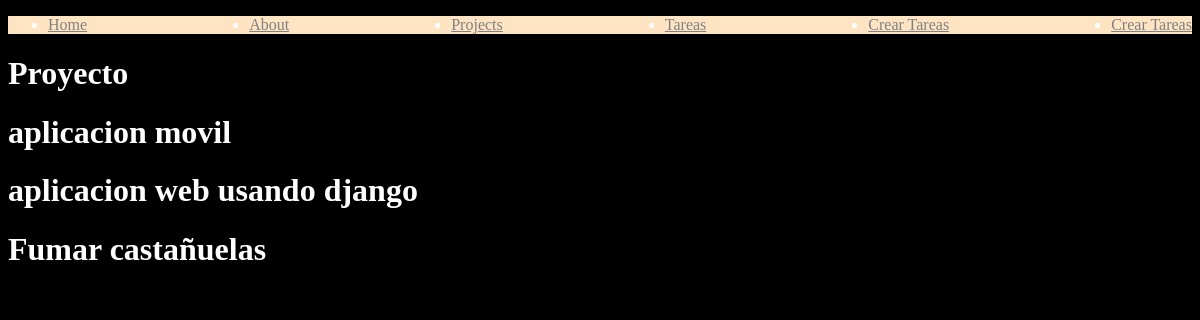
Before: /projecto/ with the older database file.
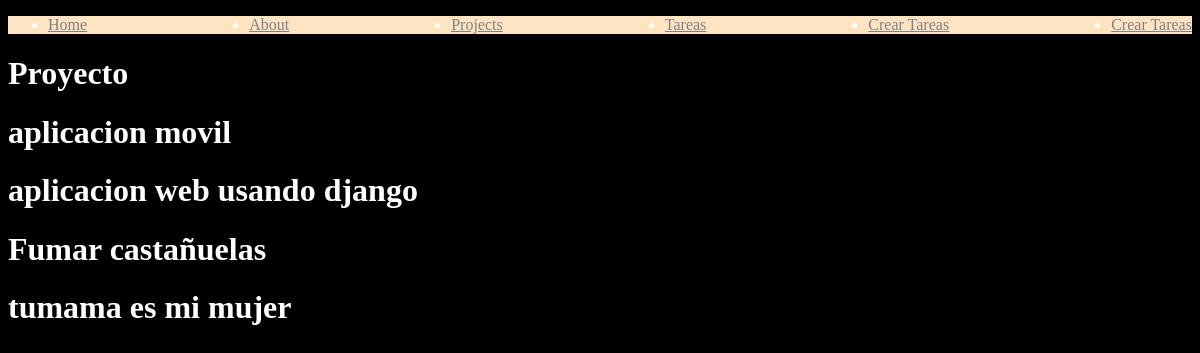
After: the same page with the newer database file.
### myapp/models.py (models this page shows, shortened)
class Project(models.Model):
    name = models.CharField(max_length=20)

### myapp/views.py (the view)
# urls.py: path('projecto/', views.projects),
def projects(request):
    projects= Project.objects.all()
    return render(request, "projects.html", {
        "projects": projects
    })

### myapp/templates/projects.html
{% extends 'base.html' %}
{% block content %}
<h1>Proyecto</h1>
{% for project in projects %}
<h1>{{ project.name }}</h1>
{% endfor %}
{% endblock %}

Changed rows visible on the page:
added Project: name "tumama es mi mujer"
